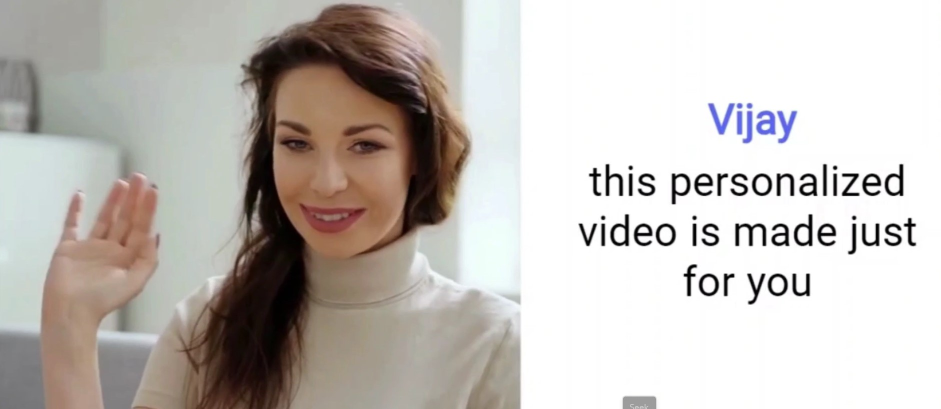
#> input picture 0.jpg, 1881 x 817 px (shown at 1/2 size)
$ python ak.py
#> lines starting #> are read from the running program, lines starting #| are printed output that depends on the picture; after the words box and inside, x2 and y2 are one past the last pixel; in counts of white or black regions, pixels touching at a corner belong together
import cv2

# cap = cv2.VideoCapture('1.mp4')
img = cv2.imread('0.jpg')
#> img is the input picture: shape (817, 1881, 3); mean B, G, R 185.8, 190.6, 195.8
# ret,img = cap.read()
img = cv2.resize(img,(300,200))
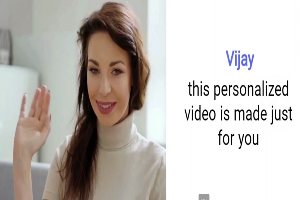
#> img: shape (200, 300, 3); mean B, G, R 185.8, 190.5, 195.8
blur = cv2.medianBlur(img,9,0)
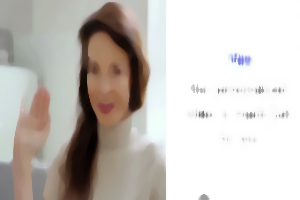
#> blur: shape (200, 300, 3); mean B, G, R 189.7, 194.8, 200.1
gray_img = cv2.cvtColor(blur,cv2.COLOR_BGR2GRAY)
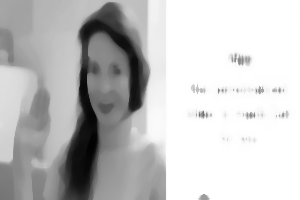
#> gray_img: shape (200, 300); min 2, max 255, mean 195.8
ret,thresh = cv2.threshold(gray_img,250,255,0)
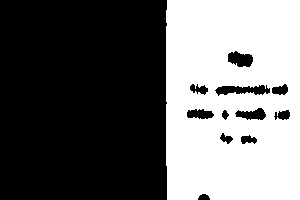
#> thresh: shape (200, 300); 41.7% white; 1 white region
cnts,hier = cv2.findContours(thresh,cv2.RETR_TREE,cv2.CHAIN_APPROX_SIMPLE)
#> cnts = 11 contours; largest, box (x1, y1, x2, y2) and area: (166, 0, 300, 200) 26361, (214, 84, 271, 97) 440, (227, 50, 254, 68) 324, (234, 107, 267, 121) 271, (186, 108, 215, 120) 234


print(len(cnts))
#| 11
largest_area = max(cnts, key=cv2.contourArea)
#> largest_area = contour of 30 points, box (x1, y1, x2, y2) (166, 0, 300, 200), area 26361
text = "Hello"

M = cv2.moments(largest_area)
#> M = moments, m00 26361, centre m10/m00, m01/m00 = (232.7, 99.22)
cX = int(M['m10']/(M['m00']+0.0001))
#> cX = 232
cY = int(M['m01']/(M['m00']+0.0001))
#> cY = 99

x,y,w,h = cv2.boundingRect(largest_area)
#> x = 166; y = 0; w = 134; h = 200
print(w,h)
#| 134 200
scale = 4
fontScale = min(w,h)/(1000/scale)
#> fontScale = 0.536
print('fontscale:',fontScale)
#| fontscale: 0.536

cv2.drawContours(img, [largest_area], -1, (134, 234, 134), -1)
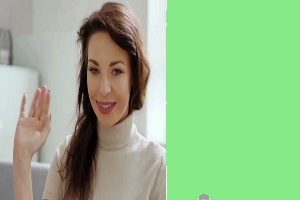
#> img: shape (200, 300, 3); mean B, G, R 136.4, 186.1, 146.8

# cv2.circle(img, (cX, cY), 7, (255, 255, 255), -1)
cv2.putText(img, text, (cX,cY),cv2.FONT_HERSHEY_SIMPLEX, fontScale, (0, 0, 0), 2)
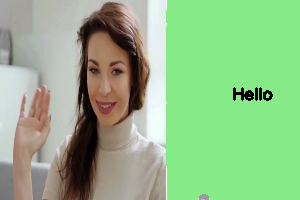
#> img: shape (200, 300, 3); 0.53% of pixels changed, all inside (x1, y1, x2, y2) = (233, 87, 273, 101)

cv2.imshow('img',img)


cv2.waitKey(0)
# cap.release()
cv2.destroyAllWindows()

# # print(area)

# Python code to find the co-ordinates of
# the contours detected in an image.
# import numpy as np
# import cv2

# # Reading image
# font = cv2.FONT_HERSHEY_COMPLEX
# img = cv2.imread('0.jpg')
# img = cv2.resize(img,(500,300))

# # Reading same image in another
# # variable and converting to gray scale.
# img1 = cv2.cvtColor(img,cv2.COLOR_BGR2GRAY)

# # Converting image to a binary image
# # ( black and white only image).
# img1 = cv2.medianBlur(img,9,0)
# _, threshold = cv2.threshold(img1, 250, 255,0)

# # Detecting contours in image.
# contours, _= cv2.findContours(threshold, cv2.RETR_TREE,
# 							cv2.CHAIN_APPROX_SIMPLE)

# # Going through every contours found in the image.


# Showing the final image.
# cv2.imshow('image2', img)

# # Exiting the window if 'q' is pressed on the keyboard.
# if cv2.waitKey(0) & 0xFF == ord('q'):
# 	cv2.destroyAllWindows()
